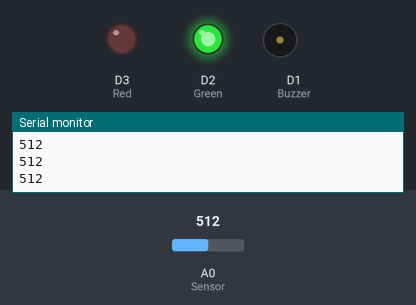
The sketch below on a simulated ESP8266 (NodeMCU). On the bench: output pins drawn as LEDs (lit = HIGH), buzzer (waves = sounding, pin HIGH), the last lines printed to the serial monitor. The test bench sets the inputs (shaded band); at power-on: A0 (Sensor) = 512. WiFi joins after 1.5 s; servers stay silent unless stated.

Above: at 3.0 s.
3.1 s: A0 (Sensor) set to 527
At 3.7 s:
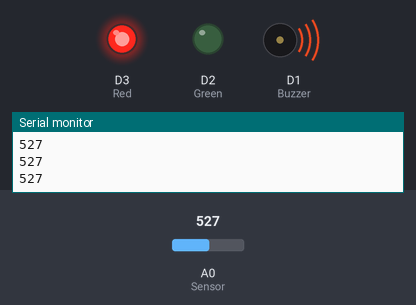
4.7 s: A0 (Sensor) set to 511
At 6.0 s:
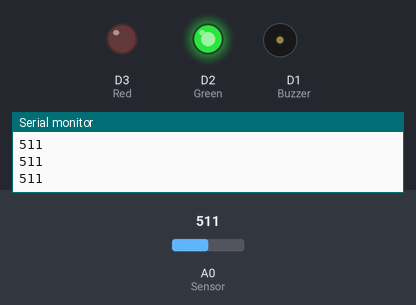
6.3 s: A0 (Sensor) set to 716
At 7.7 s:
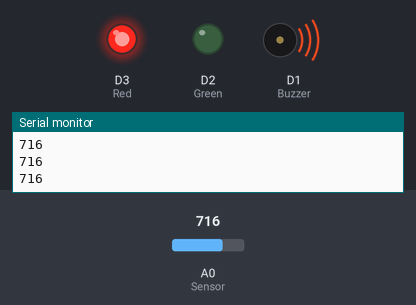
Timing chart, 0 to 9.3 s (numbered marks = the images above; inputs shaded):
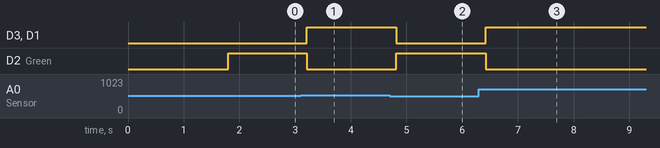

Measured:
- the behaviour switches between 517 and 518 on A0 (Sensor) (found by bisection; images 0 and 1)
- after the input at 3.1 s, D3 (Red), D1 (Buzzer): LOW → HIGH after 0.11 s; D2 (Green): HIGH → LOW after 0.11 s
- after the input at 4.7 s, D3 (Red), D1 (Buzzer): HIGH → LOW after 0.11 s; D2 (Green): LOW → HIGH after 0.11 s
- after the input at 6.3 s, D3 (Red), D1 (Buzzer): LOW → HIGH after 0.12 s; D2 (Green): HIGH → LOW after 0.12 s

The sketch:

ESP8266_Gas_sensor.ino
```cpp
#define BLYNK_PRINT Serial
#include <ESP8266WiFi.h>
#include <BlynkSimpleEsp8266.h>

char auth[] = "iEzOccbHiAx3dnYZxQtZX281xRWnozwy";
char ssid[] = "prateeksingh";
char pass[] = "kumar@12345";

BlynkTimer timer;
int pinValue = 0;

#define Buzzer D1
#define Green D2
#define Red D3
#define Sensor A0

void setup() {
  Serial.begin(9600);
  pinMode(Green, OUTPUT);
  pinMode(Red, OUTPUT);
  pinMode(Buzzer, OUTPUT);
  pinMode(Sensor, INPUT);
  Blynk.begin(auth, ssid, pass, "blynk.cloud", 80);
}

void notifiaction() {
  int sensor = analogRead(Sensor);
  Serial.println(sensor);
  sensor = map(sensor, 0, 1024, 0, 100);
  Blynk.virtualWrite(V2, sensor);
  if (sensor <= 50) {
    digitalWrite(Green, HIGH);
    digitalWrite(Red, LOW);
    digitalWrite(Buzzer, LOW);
    WidgetLED LED(V0);
    LED.on();
    WidgetLED LED1(V1);
    LED1.off();
  } else {
    Blynk.notify("Warning! Gas leak detected");
    digitalWrite(Green, LOW);
    digitalWrite(Red, HIGH);
    digitalWrite(Buzzer, HIGH);
    WidgetLED LED(V0);
    LED.off();
    WidgetLED LED1(V1);
    LED1.on();
  }
}

void loop() {
  notifiaction();
  Blynk.run();
  delay(200);
}
```
